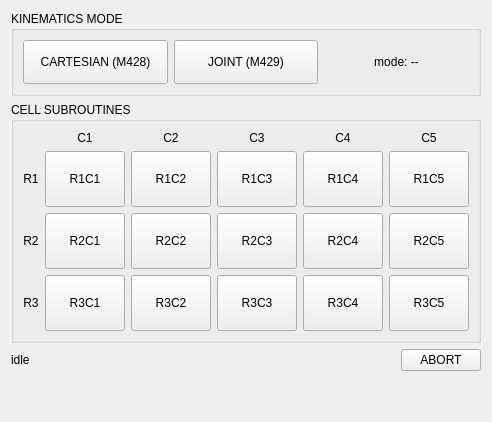
      <widget class="QWidget" name="tab_cells">
       <attribute name="title">
        <string>Cells</string>
       </attribute>
       <layout class="QVBoxLayout" name="verticalLayout_cells">
        <item>
         <widget class="QGroupBox" name="groupBox_kins_mode">
          <property name="title">
           <string>KINEMATICS MODE</string>
          </property>
          <layout class="QHBoxLayout" name="horizontalLayout_kins_mode">
           <item>
            <widget class="MDIButton" name="kins_mode_cartesian">
             <property name="minimumSize">
              <size><width>0</width><height>44</height></size>
             </property>
             <property name="text">
              <string>CARTESIAN (M428)</string>
             </property>
             <property name="toolTip">
              <string>Switch to genserkins world/cartesian kinematics (M428).</string>
             </property>
             <property name="MDICommand" stdset="0">
              <string>M428</string>
             </property>
            </widget>
           </item>
           <item>
            <widget class="MDIButton" name="kins_mode_joint">
             <property name="minimumSize">
              <size><width>0</width><height>44</height></size>
             </property>
             <property name="text">
              <string>JOINT (M429)</string>
             </property>
             <property name="toolTip">
              <string>Switch to identity/joint kinematics (M429).</string>
             </property>
             <property name="MDICommand" stdset="0">
              <string>M429</string>
             </property>
            </widget>
           </item>
           <item>
            <widget class="QLabel" name="kins_mode_status">
             <property name="text">
              <string>mode: --</string>
             </property>
             <property name="alignment">
              <set>Qt::AlignmentFlag::AlignCenter</set>
             </property>
            </widget>
           </item>
          </layout>
         </widget>
        </item>
        <item>
         <widget class="QGroupBox" name="groupBox_cells">
          <property name="title">
           <string>CELL SUBROUTINES</string>
          </property>
          <layout class="QGridLayout" name="gridLayout_cells">
           <item row="0" column="1">
            <widget class="QLabel" name="cell_col_1_label">
             <property name="text"><string>C1</string></property>
             <property name="alignment"><set>Qt::AlignmentFlag::AlignCenter</set></property>
            </widget>
           </item>
           <item row="0" column="2">
            <widget class="QLabel" name="cell_col_2_label">
             <property name="text"><string>C2</string></property>
             <property name="alignment"><set>Qt::AlignmentFlag::AlignCenter</set></property>
            </widget>
           </item>
           <item row="0" column="3">
            <widget class="QLabel" name="cell_col_3_label">
             <property name="text"><string>C3</string></property>
             <property name="alignment"><set>Qt::AlignmentFlag::AlignCenter</set></property>
            </widget>
           </item>
           <item row="0" column="4">
            <widget class="QLabel" name="cell_col_4_label">
             <property name="text"><string>C4</string></property>
             <property name="alignment"><set>Qt::AlignmentFlag::AlignCenter</set></property>
            </widget>
           </item>
           <item row="0" column="5">
            <widget class="QLabel" name="cell_col_5_label">
             <property name="text"><string>C5</string></property>
             <property name="alignment"><set>Qt::AlignmentFlag::AlignCenter</set></property>
            </widget>
           </item>
           <item row="1" column="0">
            <widget class="QLabel" name="cell_row_1_label">
             <property name="text"><string>R1</string></property>
             <property name="alignment"><set>Qt::AlignmentFlag::AlignCenter</set></property>
            </widget>
           </item>
           <item row="1" column="1">
            <widget class="SubCallButton" name="sub_cell_r1_c1">
             <property name="minimumSize">
              <size><width>0</width><height>56</height></size>
             </property>
             <property name="text">
              <string>R1C1</string>
             </property>
             <property name="toolTip">
              <string>Run subroutine sub_r1_c1.ngc</string>
             </property>
             <property name="filename" stdset="0">
              <string>sub_r1_c1.ngc</string>
             </property>
            </widget>
           </item>
           <item row="1" column="2">
            <widget class="SubCallButton" name="sub_cell_r1_c2">
             <property name="minimumSize">
              <size><width>0</width><height>56</height></size>
             </property>
             <property name="text">
              <string>R1C2</string>
             </property>
             <property name="toolTip">
              <string>Run subroutine sub_r1_c2.ngc</string>
             </property>
             <property name="filename" stdset="0">
              <string>sub_r1_c2.ngc</string>
             </property>
            </widget>
           </item>
           <item row="1" column="3">
            <widget class="SubCallButton" name="sub_cell_r1_c3">
             <property name="minimumSize">
              <size><width>0</width><height>56</height></size>
             </property>
             <property name="text">
              <string>R1C3</string>
             </property>
             <property name="toolTip">
              <string>Run subroutine sub_r1_c3.ngc</string>
             </property>
             <property name="filename" stdset="0">
              <string>sub_r1_c3.ngc</string>
             </property>
            </widget>
           </item>
           <item row="1" column="4">
            <widget class="SubCallButton" name="sub_cell_r1_c4">
             <property name="minimumSize">
              <size><width>0</width><height>56</height></size>
             </property>
             <property name="text">
              <string>R1C4</string>
             </property>
             <property name="toolTip">
              <string>Run subroutine sub_r1_c4.ngc</string>
             </property>
             <property name="filename" stdset="0">
              <string>sub_r1_c4.ngc</string>
             </property>
            </widget>
           </item>
           <item row="1" column="5">
            <widget class="SubCallButton" name="sub_cell_r1_c5">
             <property name="minimumSize">
              <size><width>0</width><height>56</height></size>
             </property>
             <property name="text">
              <string>R1C5</string>
             </property>
             <property name="toolTip">
              <string>Run subroutine sub_r1_c5.ngc</string>
             </property>
             <property name="filename" stdset="0">
              <string>sub_r1_c5.ngc</string>
             </property>
            </widget>
           </item>
           <item row="2" column="0">
            <widget class="QLabel" name="cell_row_2_label">
             <property name="text"><string>R2</string></property>
             <property name="alignment"><set>Qt::AlignmentFlag::AlignCenter</set></property>
            </widget>
           </item>
           <item row="2" column="1">
            <widget class="SubCallButton" name="sub_cell_r2_c1">
             <property name="minimumSize">
              <size><width>0</width><height>56</height></size>
             </property>
             <property name="text">
              <string>R2C1</string>
             </property>
             <property name="toolTip">
              <string>Run subroutine sub_r2_c1.ngc</string>
             </property>
             <property name="filename" stdset="0">
              <string>sub_r2_c1.ngc</string>
             </property>
            </widget>
           </item>
           <item row="2" column="2">
            <widget class="SubCallButton" name="sub_cell_r2_c2">
             <property name="minimumSize">
              <size><width>0</width><height>56</height></size>
             </property>
             <property name="text">
              <string>R2C2</string>
             </property>
             <property name="toolTip">
              <string>Run subroutine sub_r2_c2.ngc</string>
             </property>
             <property name="filename" stdset="0">
              <string>sub_r2_c2.ngc</string>
             </property>
            </widget>
           </item>
           <item row="2" column="3">
            <widget class="SubCallButton" name="sub_cell_r2_c3">
             <property name="minimumSize">
              <size><width>0</width><height>56</height></size>
             </property>
             <property name="text">
              <string>R2C3</string>
             </property>
             <property name="toolTip">
              <string>Run subroutine sub_r2_c3.ngc</string>
             </property>
             <property name="filename" stdset="0">
              <string>sub_r2_c3.ngc</string>
             </property>
            </widget>
           </item>
           <item row="2" column="4">
            <widget class="SubCallButton" name="sub_cell_r2_c4">
             <property name="minimumSize">
              <size><width>0</width><height>56</height></size>
             </property>
             <property name="text">
              <string>R2C4</string>
             </property>
             <property name="toolTip">
              <string>Run subroutine sub_r2_c4.ngc</string>
             </property>
             <property name="filename" stdset="0">
              <string>sub_r2_c4.ngc</string>
             </property>
            </widget>
           </item>
           <item row="2" column="5">
            <widget class="SubCallButton" name="sub_cell_r2_c5">
             <property name="minimumSize">
              <size><width>0</width><height>56</height></size>
             </property>
             <property name="text">
              <string>R2C5</string>
             </property>
             <property name="toolTip">
              <string>Run subroutine sub_r2_c5.ngc</string>
             </property>
             <property name="filename" stdset="0">
              <string>sub_r2_c5.ngc</string>
             </property>
            </widget>
           </item>
           <item row="3" column="0">
            <widget class="QLabel" name="cell_row_3_label">
             <property name="text"><string>R3</string></property>
             <property name="alignment"><set>Qt::AlignmentFlag::AlignCenter</set></property>
            </widget>
           </item>
           <item row="3" column="1">
            <widget class="SubCallButton" name="sub_cell_r3_c1">
             <property name="minimumSize">
              <size><width>0</width><height>56</height></size>
             </property>
             <property name="text">
              <string>R3C1</string>
             </property>
             <property name="toolTip">
              <string>Run subroutine sub_r3_c1.ngc</string>
             </property>
             <property name="filename" stdset="0">
              <string>sub_r3_c1.ngc</string>
             </property>
            </widget>
           </item>
           <item row="3" column="2">
            <widget class="SubCallButton" name="sub_cell_r3_c2">
             <property name="minimumSize">
              <size><width>0</width><height>56</height></size>
             </property>
             <property name="text">
              <string>R3C2</string>
             </property>
             <property name="toolTip">
              <string>Run subroutine sub_r3_c2.ngc</string>
             </property>
             <property name="filename" stdset="0">
              <string>sub_r3_c2.ngc</string>
             </property>
            </widget>
           </item>
           <item row="3" column="3">
            <widget class="SubCallButton" name="sub_cell_r3_c3">
             <property name="minimumSize">
              <size><width>0</width><height>56</height></size>
             </property>
             <property name="text">
              <string>R3C3</string>
             </property>
             <property name="toolTip">
              <string>Run subroutine sub_r3_c3.ngc</string>
             </property>
             <property name="filename" stdset="0">
              <string>sub_r3_c3.ngc</string>
             </property>
            </widget>
           </item>
           <item row="3" column="4">
            <widget class="SubCallButton" name="sub_cell_r3_c4">
             <property name="minimumSize">
              <size><width>0</width><height>56</height></size>
             </property>
             <property name="text">
              <string>R3C4</string>
             </property>
             <property name="toolTip">
              <string>Run subroutine sub_r3_c4.ngc</string>
             </property>
             <property name="filename" stdset="0">
              <string>sub_r3_c4.ngc</string>
             </property>
            </widget>
           </item>
           <item row="3" column="5">
            <widget class="SubCallButton" name="sub_cell_r3_c5">
             <property name="minimumSize">
              <size><width>0</width><height>56</height></size>
             </property>
             <property name="text">
              <string>R3C5</string>
             </property>
             <property name="toolTip">
              <string>Run subroutine sub_r3_c5.ngc</string>
             </property>
             <property name="filename" stdset="0">
              <string>sub_r3_c5.ngc</string>
             </property>
            </widget>
           </item>
          </layout>
         </widget>
        </item>
        <item>
         <layout class="QHBoxLayout" name="horizontalLayout_cells_status">
          <item>
           <widget class="QLabel" name="cell_status">
            <property name="text"><string>idle</string></property>
           </widget>
          </item>
          <item>
           <spacer name="horizontalSpacer_cells">
            <property name="orientation"><enum>Qt::Orientation::Horizontal</enum></property>
            <property name="sizeHint" stdset="0"><size><width>40</width><height>20</height></size></property>
           </spacer>
          </item>
          <item>
           <widget class="MDIButton" name="cell_abort">
            <property name="text"><string>ABORT</string></property>
            <property name="toolTip"><string>Abort the running program.</string></property>
            <property name="MDICommand" stdset="0">
             <string>M2</string>
            </property>
           </widget>
          </item>
         </layout>
        </item>
        <item>
         <spacer name="verticalSpacer_cells">
          <property name="orientation"><enum>Qt::Orientation::Vertical</enum></property>
          <property name="sizeHint" stdset="0"><size><width>20</width><height>40</height></size></property>
         </spacer>
        </item>
       </layout>
      </widget>
